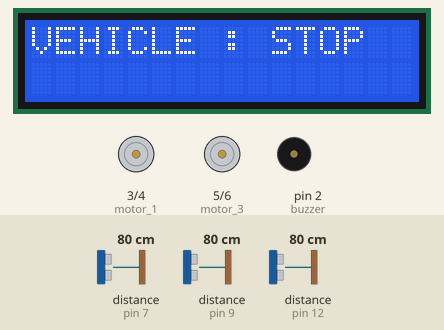
Simulated run of this sketch. Board: Arduino Uno, built with avr-gcc and run on an emulated ATmega328P. Parts: 16×2 character LCD, motor-driver pin pairs drawn as motors (green arrow = first pin HIGH = forward, orange = second pin HIGH = backward, longer = more drive), buzzer (waves = sounding, pin HIGH). Wiring (inferred from the names in the program): 3 × ultrasonic range finder: trigger pin 8, echo pin 7 / trigger pin 10, echo pin 9 / trigger pin 13, echo pin 12. The test bench sets the inputs (shaded band); at power-on: distance to the obstacle (sensors on pin 7, pin 9, pin 12) 80 cm. The echo pulse lasts 58.3 µs per cm; pins used as bus, display or sensor lines are not drawn; what the sketch prints to the serial monitor is not drawn.

Above: at 1.2 s.
1.3 s: distance to the obstacle (sensor on pin 7) set to 34 cm
3.1 s: distance to the obstacle (sensor on pin 7) set to 27 cm
At 4.0 s:
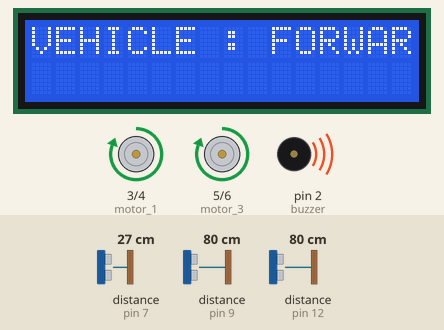
At 5.8 s:
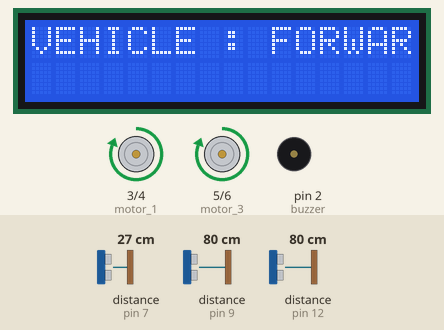
6.1 s: distance to the obstacle (sensor on pin 9) set to 33 cm
8.0 s: distance to the obstacle (sensor on pin 9) set to 28 cm
At 8.76 s:
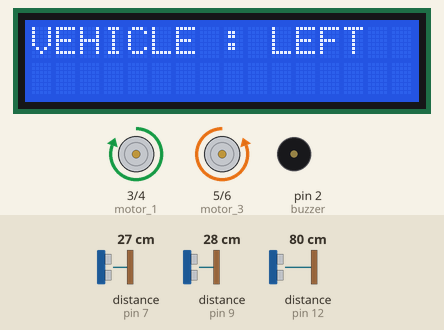
11.1 s: distance to the obstacle (sensor on pin 12) set to 32 cm
13.1 s: distance to the obstacle (sensor on pin 12) set to 28 cm
At 13.74 s:
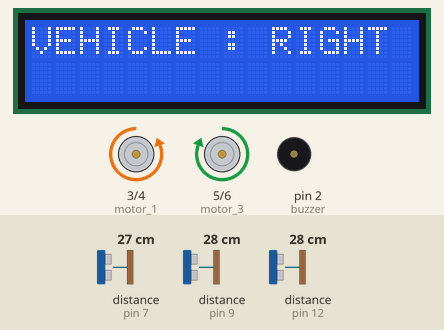
Timing chart, 0 to 17.2 s (numbered marks = the images above; inputs shaded):
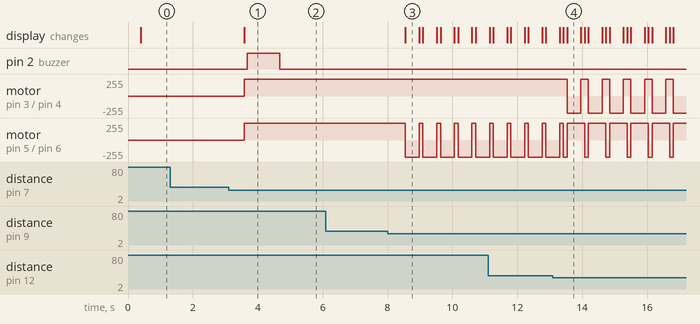

Measured:
- the behaviour switches between 31 and 30 cm on distance to the obstacle (sensor on pin 7) (found by bisection; images 0 and 1)
- the behaviour switches between 31 and 30 cm on distance to the obstacle (sensor on pin 9) (found by bisection; images 2 and 3)
- the behaviour switches between 31 and 30 cm on distance to the obstacle (sensor on pin 12) (found by bisection; images 3 and 4)
- after the input at 1.3 s, every drawn part: stays the same
- after the input at 3.1 s, pin 2 (buzzer): LOW → HIGH after 0.58 s, → LOW 1.0 s later; motor on pin 3 (motor_1) / pin 4 (motor_2), motor on pin 5 (motor_3) / pin 6 (motor_4): stopped → forward 255/255 after 0.48 s; the display: changes after 0.48 s (image 1)
- after the input at 6.1 s, every drawn part: stays the same
- after the input at 8.0 s, motor on pin 5 (motor_3) / pin 6 (motor_4): alternates forward 255/255 for 0.12 s and backward 255/255 for 0.43 s, starting after 0.55 s; the display: changes after 0.55 s (image 3)
- after the input at 13.1 s, motor on pin 3 (motor_1) / pin 4 (motor_2): alternates forward 255/255 for 0.23 s and backward 255/255 for 0.42 s, starting after 0.43 s; the display: first differs from a run without the input after 0.43 s (image 4)
- what the display in image 3 shows lasts 0.4 s, from 8.6 s to 9.0 s

The sketch:

Robot_Navigation_Code.ino
```cpp
#include <LiquidCrystal_I2C.h>

LiquidCrystal_I2C lcd(0x3F, 16, 2);

const int echoPin_1 = 7; // Echo pin
const int trigPin_1 = 8; // Trigger pin

const int echoPin_2 = 9; // Echo pin
const int trigPin_2 = 10; // Trigger pin

const int echoPin_3 = 12; // Echo pin
const int trigPin_3 = 13; // Trigger pin

long duration_1;
int distance_1;

long duration_2;
int distance_2;

long duration_3;
int distance_3;

int buzzer = 2;

int motor_1 = 3;
int motor_2 = 4;
int motor_3 = 5;
int motor_4 = 6;

bool buzzer_operation = 0;
void setup() {


  lcd.init();
  lcd.backlight();
  // Initialize the serial communication
  Serial.begin(9600);

  // Set the trigger pin as an OUTPUT
  pinMode(trigPin_1, OUTPUT);
  // Set the echo pin as an INPUT
  pinMode(echoPin_1, INPUT);

  // Set the trigger pin as an OUTPUT
  pinMode(trigPin_2, OUTPUT);
  // Set the echo pin as an INPUT
  pinMode(echoPin_2, INPUT);

  // Set the trigger pin as an OUTPUT
  pinMode(trigPin_3, OUTPUT);
  // Set the echo pin as an INPUT
  pinMode(echoPin_3, INPUT);

  pinMode(motor_1 , OUTPUT);
  pinMode(motor_2 , OUTPUT);
  pinMode(motor_3 , OUTPUT);
  pinMode(motor_4 , OUTPUT);

  pinMode(buzzer , OUTPUT);


}

void loop() {


  ultrasonic_1();
  ultrasonic_2();
  ultrasonic_3();

  if ( distance_1 < 30 )
  {
    lcd.setCursor(0, 0);
    lcd.print("VEHICLE :");
    lcd.print(" FORWARD");
    motor_forward();
    if ( buzzer_operation == 0)
    {
      digitalWrite(buzzer , HIGH);
      delay(1000);
      digitalWrite(buzzer , LOW);
      buzzer_operation = 1;
    }
  }

  if ( distance_2 < 30 )
  {
    lcd.setCursor(0, 0);
    lcd.print("VEHICLE :");
    lcd.print(" LEFT  ");
    motor_right();
    if ( buzzer_operation == 0)
    {
      digitalWrite(buzzer , HIGH);
      delay(1000);
      digitalWrite(buzzer , LOW);
      buzzer_operation = 1;
    }
  }

  if ( distance_3 < 30 )
  {
    lcd.setCursor(0, 0);
    lcd.print("VEHICLE :");
    lcd.print(" RIGHT  ");
    motor_left();
    if ( buzzer_operation == 0)
    {
      digitalWrite(buzzer , HIGH);
      delay(1000);
      digitalWrite(buzzer , LOW);
      buzzer_operation = 1;
    }
  }

  if (distance_1 > 30 && distance_2 > 30 && distance_3 > 30 )
  {
    lcd.setCursor(0, 0);
    lcd.print("VEHICLE :");
    lcd.print(" STOP   ");
    motor_stop();
    delay(100);
    buzzer_operation = 0;

  }

}
void ultrasonic_1() {

  digitalWrite(trigPin_1, LOW);
  delayMicroseconds(2);

  // Send a 10us pulse to the trigger pin
  digitalWrite(trigPin_1, HIGH);
  delayMicroseconds(10);
  digitalWrite(trigPin_1, LOW);

  // Read the duration of the echo pulse
  duration_1 = pulseIn(echoPin_1, HIGH);

  // Calculate the distance in centimeters
  distance_1 = duration_1 * 0.034 / 2;

  // Display the distance on the serial monitor
  Serial.print("Distance_1: ");
  Serial.print(distance_1);
  Serial.println(" cm");

  // Add a delay before the next measurement
  delay(100); // You can adjust this delay to control the measurement rate
}

void ultrasonic_2() {

  digitalWrite(trigPin_2, LOW);
  delayMicroseconds(2);

  // Send a 10us pulse to the trigger pin
  digitalWrite(trigPin_2, HIGH);
  delayMicroseconds(10);
  digitalWrite(trigPin_2, LOW);

  // Read the duration of the echo pulse
  duration_2 = pulseIn(echoPin_2, HIGH);

  // Calculate the distance in centimeters
  distance_2 = duration_2 * 0.034 / 2;

  // Display the distance on the serial monitor
  Serial.print("Distance_2: ");
  Serial.print(distance_2);
  Serial.println(" cm");

  // Add a delay before the next measurement
  delay(100); // You can adjust this delay to control the measurement rate
}

void ultrasonic_3() {


  digitalWrite(trigPin_3, LOW);
  delayMicroseconds(2);

  // Send a 10us pulse to the trigger pin
  digitalWrite(trigPin_3, HIGH);
  delayMicroseconds(10);
  digitalWrite(trigPin_3, LOW);

  // Read the duration of the echo pulse
  duration_3 = pulseIn(echoPin_3, HIGH);

  // Calculate the distance in centimeters
  distance_3 = duration_3 * 0.034 / 2;

  // Display the distance on the serial monitor
  Serial.print("Distance_3: ");
  Serial.print(distance_3);
  Serial.println(" cm");

  // Add a delay before the next measurement
  delay(100); // You can adjust this delay to control the measurement rate

}

void motor_forward() {
  digitalWrite(motor_1, HIGH);
  digitalWrite(motor_2, LOW);
  digitalWrite(motor_3, HIGH);
  digitalWrite(motor_4, LOW);
  delay(100);
}

void motor_right() {
  digitalWrite(motor_1, HIGH);
  digitalWrite(motor_2, LOW);
  digitalWrite(motor_3, LOW);
  digitalWrite(motor_4, HIGH);
  delay(100);
}

void motor_left() {
  digitalWrite(motor_1, LOW);
  digitalWrite(motor_2, HIGH);
  digitalWrite(motor_3, HIGH);
  digitalWrite(motor_4, LOW);
  delay(100);
}

void motor_stop() {
  digitalWrite(motor_1, LOW);
  digitalWrite(motor_2, LOW);
  digitalWrite(motor_3, LOW);
  digitalWrite(motor_4, LOW);
  delay(100);
}
```
